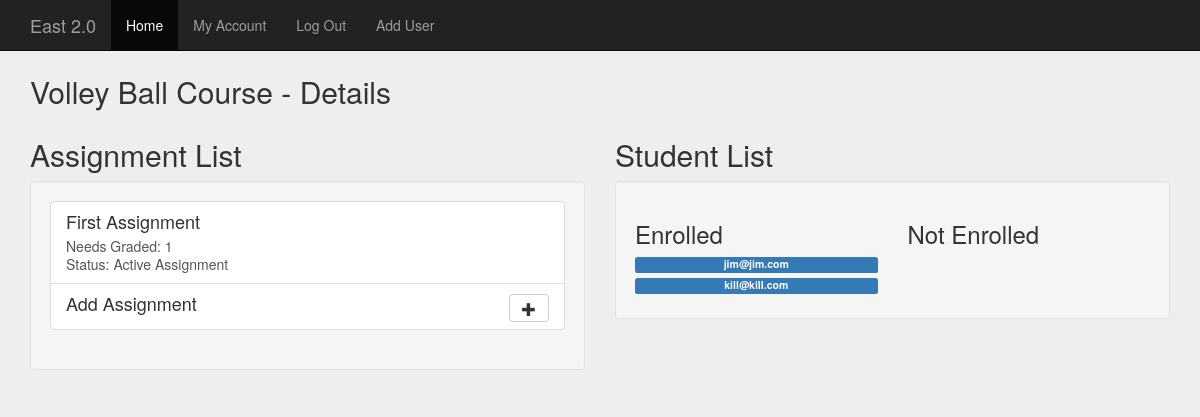
Screenshot of /index.php?action=course&courseID=1 (signed in) with the database file from the repository.
### tables this page shows
CREATE TABLE `assignments` (
  `ID` int(11) NOT NULL,
  `Name` varchar(50) NOT NULL,
  `MaxPoints` int(11) NOT NULL
);

CREATE TABLE `courses` (
  `ID` int(11) NOT NULL,
  `Name` varchar(50) NOT NULL
);

CREATE TABLE `users` (
  `Id` int(11) NOT NULL,
  `Email` varchar(30) NOT NULL,
  `AccountType` int(1) NOT NULL,
  `Password` varchar(20) NOT NULL
);

### functions.php (called while the page is built, shortened)
<?php
function connectToDB()
{
	$conn = new mysqli($hn, $un, $pw, $db);
	return $conn;
}
function getStaffCourseAssignments($courseID){
	$conn = connectToDB();
	$sql = 'SELECT c.ID, c.Name as CourseName, a.Name FROM assignments a, courseassignments ca, courses c ';
	$sql.= 'WHERE ca.ID='.$courseID .' AND a.ID=ca.AssignmentID AND c.ID=ca.CourseID';
	$result=$conn->query($sql);
	$assCount = 0;
	$data = null;
    while($row = $result->fetch_assoc()){
		$data['courseName'] = $row['CourseName'];
		$data['assignments'][$assCount]['assID'] = $row['ID'];
		$data['assignments'][$assCount]['assignmentName'] = $row['Name'];
		$data['assignments'][$assCount]['needsGraded'] = 1;
		$data['assignments'][$assCount]['completed'] = false;
		$assCount++;
	}
	return $data;
}
function getStudentsNotInCourse($courseID){
	$conn = connectToDB();
	$data = null;
	$sql = 'SELECT u.ID, u.Email FROM users u ';
	$sql.= 'WHERE u.AccountType=0 AND u.ID NOT IN (SELECT sc.StudentID FROM studentcourses sc WHERE sc.CourseID='.$courseID.' ) ';
	$result=$conn->query($sql);
	return $data;
}
function getStudentsInCourse($courseID){
	$conn = connectToDB();
	$userCount = 0;
	$data = null;
	$sql = 'SELECT u.ID, u.Email FROM users u ';
	$sql.= 'WHERE u.AccountType=0 AND u.ID IN (SELECT sc.StudentID FROM studentcourses sc WHERE sc.CourseID='.$courseID.' ) ';
	$result=$conn->query($sql);
    while($row = $result->fetch_assoc()){
		$data[$userCount]['studentID'] = $row['ID'];
		$data[$userCount]['studentName'] = $row['Email'];
		$userCount++;
	}
	return $data;
}
?>

### staff/assignlist.php (the view, shortened to what this page needs)
<div class="container body-container">
<h2><?=$page['staffCourseAssignments']['courseName']?> - Details</h2>
<div class="row">
	<div class="col-md-6">
		<h2>Assignment List</h2>
		<div class="well">
			<div class="list-group">
			<?php
			foreach($page['staffCourseAssignments']['assignments'] as $ass){
				?>
			  <a href="?action=assignment&assID=<?=$ass['assID']?>" class="list-group-item">
				<h4 class="list-group-item-heading"><?=$ass['assignmentName']?></h4>
				<p class="list-group-item-text">Needs Graded: <?=$ass['needsGraded']?></p>
				<p class="list-group-item-text">Status: <?=($ass['completed']?'Past Assignment':'Active Assignment')?></p>
			  </a>
			   <?php
				}
				?>
			  <a id="addAssRow" class="list-group-item hoverMouse">
				<h4 class="list-group-item-heading"> <button  class="btn btn-default pull-right "><span class="glyphicon glyphicon-plus" aria-hidden="true"></span></button> Add Assignment</h4>
			  </a>
		</div>
		</div>
	</div>
	<div class="col-md-6">
		<h2>Student List</h2>
		<div class="well">
		<div class="row">
			<div class="col-sm-6">
			<h3>Enrolled</h3>
			<div id="enrolledList">
			<?php
			foreach($page['studentsEnrolled'] as $student){
				?>
				<span data-studentID="<?=$student['studentID']?>" data-enrolled="1" class="label label-primary hoverMouse enrollClick"><?=$student['studentName']?></span>
			<?php }?>
			</div>
			</div>
			<div class="col-sm-6">
			<h3>Not Enrolled</h3>
			</div>
		</div>
		</div>
	</div>
</div>
</div>

### css/signin.css (style rules this page uses)
body { padding-top: 40px; padding-bottom: 40px; background-color: #eee; }
.body-container { margin-top:15px; }
.hoverMouse { cursor:pointer; }
.enrollClick { display: inherit; margin-bottom: 5px; }

### rows the page displays
assignments: Name "First Assignment", courses.ID "1"
users: Email "jim@jim.com"
users: Email "kill@kill.com"

### other values shown
$page['staffCourseAssignments']['courseName'] "Volley Ball Course"
